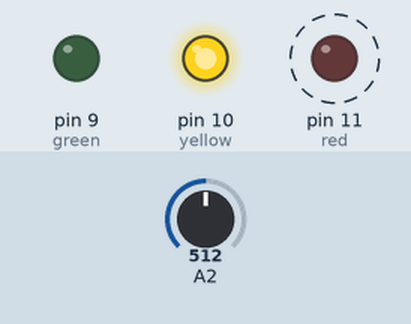
A sketch run on a simulated Arduino Uno, built with avr-gcc and run on an emulated ATmega328P. Shown: output pins drawn as LEDs (lit = HIGH). Dashed ring = blinking. The inputs (shaded band) are chosen by the test bench; at power-on: A2 = 512.

Above: at 2.3 s.
2.4 s: A2 set to 0
At 3.8 s:
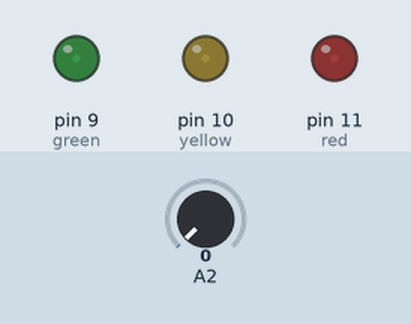
4.6 s: A2 set to 122
At 4.78 s:
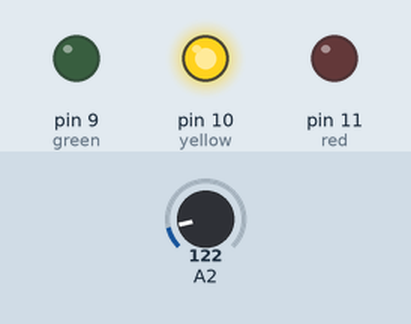
8.1 s: A2 set to 306
At 8.41 s:
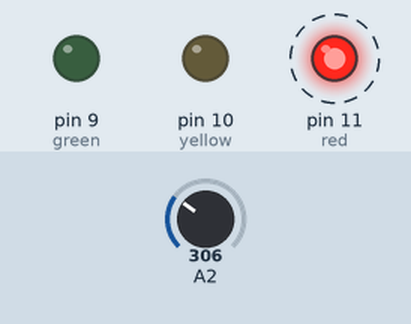
Timing chart, 0 to 17.6 s (numbered marks = the images above; inputs shaded):
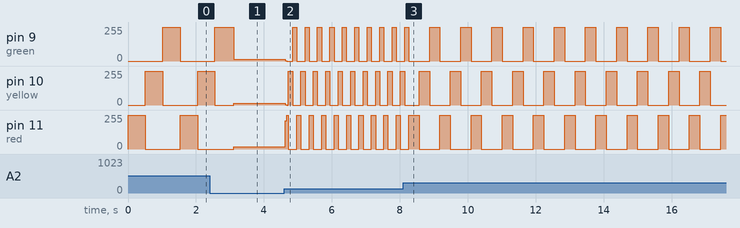

Measured:
- after the input at 4.6 s, pin 9 (green): 15/255 → 3/255 at once, then moves between 0/255 and 255/255, repeating every 1.1 s; pin 11 (red): 16/255 → 211/255 at once, then moves between 0/255 and 255/255, repeating every 1.1 s
- after the input at 8.1 s, pin 11 (red): alternates 255/255 for 0.31 s and 0/255 for 0.61 s, starting after 0.47 s
- by itself, pin 10 (yellow): repeats every 0.92 s: 255/255 0.31 s, 0/255 0.61 s
- by itself, pin 11 (red): alternates 255/255 for 0.51 s and 0/255 for 1.0 s

The sketch:

Photo_Stop.ino
```cpp
//Photo_Stop

int val = 0;
const int red = 11;
const int yellow = 10;
const int green = 9;

void setup() {
pinMode(red, OUTPUT);
pinMode(yellow, OUTPUT);
pinMode(green, OUTPUT);
}

void loop() {
val = analogRead(2);         //Read light on phototransistor

digitalWrite(red, HIGH);     //Light red LED
delay(val);                  //Delay based on light value
digitalWrite(red, LOW);      //Turn off red LED
digitalWrite(yellow, HIGH);  //Turn on yellow LED
delay(val);                  //Delay based on light value
digitalWrite(yellow, LOW);   //Turn off yellow LED
digitalWrite(green, HIGH);   //Turn on green LED
delay(val);                  //Delay based on light value
digitalWrite(green, LOW);    //Turn off green LED
}
```
